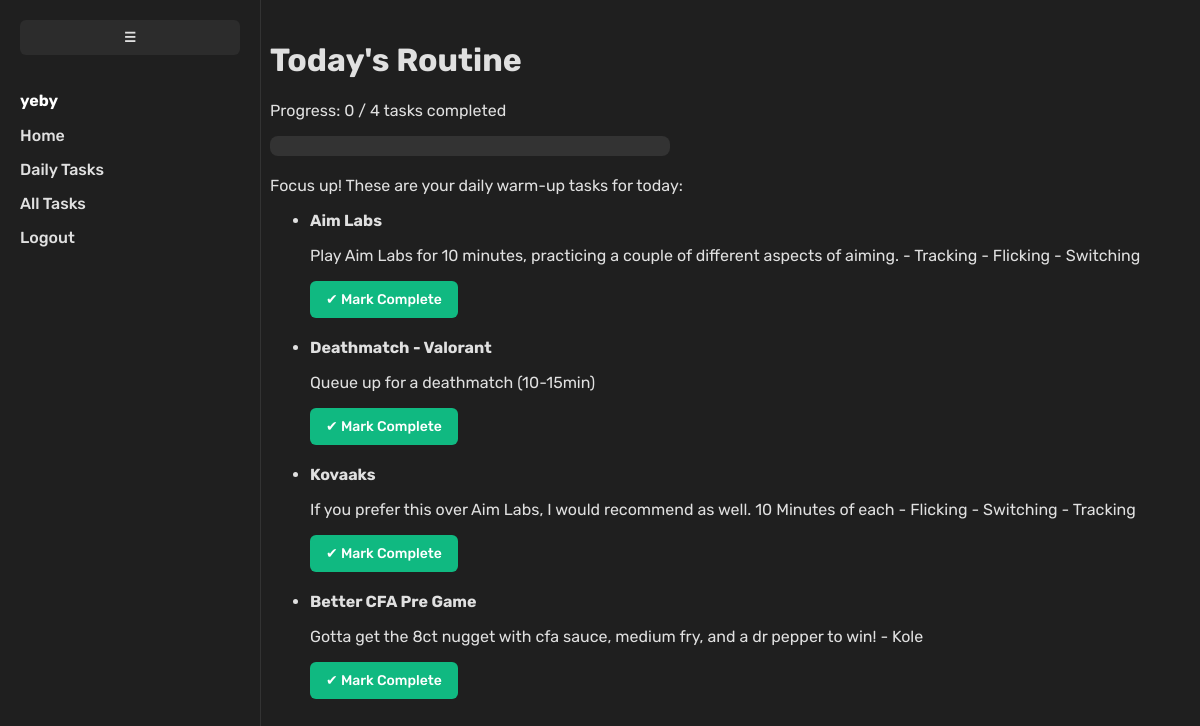
Page /tasks/daily/ (signed in) on the committed database.
### tasks/models.py (models this page shows, shortened)
class Task(models.Model):
    user = models.ForeignKey(User, on_delete=models.CASCADE)
    title = models.CharField(max_length=255)
    description = models.TextField(blank=True)
    created_at = models.DateTimeField(auto_now_add=True)
    completed = models.BooleanField(default=False)
    is_daily = models.BooleanField(default=False)
    completed_at = models.DateTimeField(null=True, blank=True)

### tasks/views.py (the view)
# urls.py: path('daily/', views.daily_tasks, name='daily_tasks'),
def daily_tasks(request):
    today = timezone.now().date()
    tasks = Task.objects.filter(user=request.user, is_daily=True)
    completed_count = 0
    for task in tasks:
        task.done_today = (
            task.completed_at and task.completed_at.date() == today
        )
        if task.done_today:
            completed_count += 1
    total_tasks = tasks.count()
    progress_percent = int((completed_count / total_tasks) * 100) if total_tasks > 0 else 0
    context = {
        'tasks': tasks,
        'completed_count': completed_count,
        'total_tasks': total_tasks,
        'progress_percent': progress_percent,
    }
    return render(request, 'tasks/daily_tasks.html', context)

### templates/tasks/daily_tasks.html (shortened to what this page needs)
{% load static %}
<!DOCTYPE html>
<html>
    <head>
        <link rel="stylesheet" type="text/css" href="{% static 'css/style.css' %}">
    </head>
    <body>
        {% include 'partials/navbar.html' %}
        <div class="content">
            <h1>Today's Routine</h1>
            {% if total_tasks > 0 %}
            <p>Progress: {{ completed_count }} / {{ total_tasks }} tasks completed</p>
            <div class="progress-bar-container">
              </div>
            {% endif %}
            <p>Focus up! These are your daily warm-up tasks for today:</p>
            <ul>
                {% for task in tasks %}
                    <li style="margin-bottom: 20px;">
                        <strong>{{ task.title }}</strong>
                        <p>{{ task.description }}</p>
                        {% if task.done_today %}
                            <span style="color: #4CAF50;">✔ Done today</span>
                        {% else %}
                            <form method="POST" action="{% url 'complete_daily_task' task.id %}" class="inline-form">
                                <button type="submit" class="btn complete-btn">✔ Mark Complete</button>
                            </form>
                        {% endif %}
                    </li>
                {% empty %}
                    <p>No daily tasks yet! Edit your tasks to add some to your routine.</p>
                {% endfor %}
            </ul>
        </div>
    </body>
</html>

### templates/partials/navbar.html (shortened to what this page needs)
{% load static %}
<div class="sidebar" id="sidebar">
  <button class="toggle-btn" id="toggleBtn">☰</button>
  {% if user.is_authenticated %}
    <p style="color: #fff; font-weight: bold;">{{ user.username }}</p>
    <a href="{% url 'home' %}"><span class="link-text">Home</span></a>
    <a href="{% url 'daily_tasks' %}"><span class="link-text">Daily Tasks</span></a>
    <a href="{% url 'task_list' %}"><span class="link-text">All Tasks</span></a>
    <a href="{% url 'logout' %}"><span class="link-text">Logout</span></a>
  {% else %}
    <a href="{% url 'home' %}"><span class="link-text">Home</span></a>
    <a href="{% url 'login' %}"><span class="link-text">Login</span></a>
    <a href="{% url 'signup' %}"><span class="link-text">Sign Up</span></a>
  {% endif %}
</div>

### static/css/style.css (style rules this page uses)
html, body { background-color: #1f1f1f; margin: 0; padding: 0; font-family: 'Rubik', sans-serif; }
.content { margin-left: 250px; padding: 20px; background-color: #1f1f1f; min-height: 100vh; color: #e0e0e0; transition: margin-left 0.3s; }
.btn { display: inline-block; padding: 8px 16px; border: none; border-radius: 6px; text-decoration: none; font-weight: 500; color: white; cursor: pointer; margin-right: 5px; font-size: 14px; line-height: 1.5; transition: background-color 0.2s ease; }
.btn:where(button) { font-family: inherit; appearance: none; -webkit-appearance: none; background: none; }
.complete-btn { background-color: #10B981; }
li form { display: inline; }
.progress-bar-container { background-color: #333; border-radius: 8px; overflow: hidden; height: 20px; width: 100%; max-width: 400px; margin-bottom: 20px; }

### templates/partials/navbar.html (style rules this page uses)
.sidebar { width: 220px; height: 100vh; background-color: #1f1f1f; padding: 20px; position: fixed; top: 0; left: 0; transition: width 0.3s, padding 0.3s; overflow: hidden; font-family: 'Rubik', sans-serif; border-right: 1px solid #333333; }
.sidebar p, .sidebar a { transition: opacity 0.3s, visibility 0.3s; }
.sidebar a { display: block; color: #e0e0e0; text-decoration: none; margin: 15px 0; font-weight: 500; transition: color 0.3s ease; }
.toggle-btn { background-color: #2c2c2c; border: none; color: #e0e0e0; padding: 10px; cursor: pointer; width: 100%; text-align: center; margin-bottom: 20px; border-radius: 6px; font-weight: bold; transition: background-color 0.3s ease; }

### rows in the picture
Task: title "Aim Labs", description "Play Aim Labs for 10 minutes, practicing a couple of different aspects of aiming. - Tracking - Flicking - Switching", shows "✔ Mark Complete"
Task: title "Deathmatch - Valorant", description "Queue up for a deathmatch (10-15min)", shows "✔ Mark Complete"
Task: title "Kovaaks", description "If you prefer this over Aim Labs, I would recommend as well. 10 Minutes of each - Flicking - Switching - Tracking", shows "✔ Mark Complete"
Task: title "Better CFA Pre Game", description "Gotta get the 8ct nugget with cfa sauce, medium fry, and a dr pepper to win! - Kole", shows "✔ Mark Complete"

### other values in the picture
{{ user.username }} "yeby"
{{ completed_count }} "0"
{{ total_tasks }} "4"
